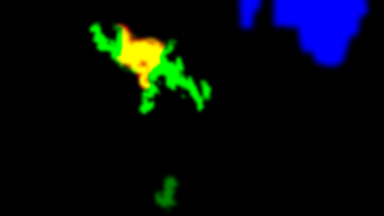
#> input picture src/plugin/assets/card-motion/control.webp, 384 x 216 px, found by its file name; its folder holds 4 pictures in this run
$ python control.py
#> lines starting #> are read from the running program, lines starting #| are printed output that depends on the picture; after the words box and inside, x2 and y2 are one past the last pixel; in counts of white or black regions, pixels touching at a corner belong together
### tools/card-motion/mask_lib.py
"""Mask helpers for the card motion maps. A map is RGB: three soft masks in painting space, one per moving element."""
import os, sys
import numpy as np
from PIL import Image, ImageDraw, ImageFilter

ROOT = os.path.abspath(os.path.join(os.path.dirname(__file__), '..', '..'))
SIDE = 384  # The map's long side. The map keeps the painting's shape: the runtime reads the painting's shape from it.

def painting(card):
    """The painting as float RGB (0 to 1), resized to the map."""
#> called with card = 'control'
    src = Image.open(f'{ROOT}/public/ui/cards/{card}.webp').convert('RGB')
#> src is the input picture: PIL image 384x216 RGB; mean R, G, B 4.5, 11, 13.8
    w, h = src.size
#> w = 384; h = 216
    size = (round(SIDE * w / max(w, h)), round(SIDE * h / max(w, h)))
#> size = (384, 216)
    return np.asarray(src.resize(size, Image.LANCZOS), dtype=np.float32) / 255

def hsv(rgb):
    """Hue (0 to 1), saturation, value."""
    mx, mn = rgb.max(-1), rgb.min(-1)
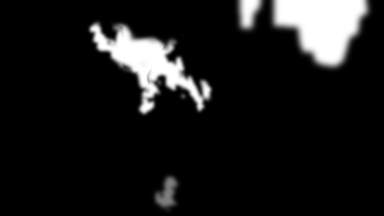
#> mx: shape (216, 384) float32; min 0, max 1, mean 0.0995
#> mn: shape (216, 384) float32; every value is 0
    d = np.maximum(mx - mn, 1e-5)
    r, g, b = rgb[..., 0], rgb[..., 1], rgb[..., 2]
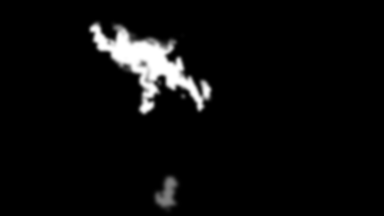
#> g: shape (216, 384) float32; min 0, max 1, mean 0.0432
    h = np.where(mx == r, (g - b) / d % 6, np.where(mx == g, (b - r) / d + 2, (r - g) / d + 4)) / 6
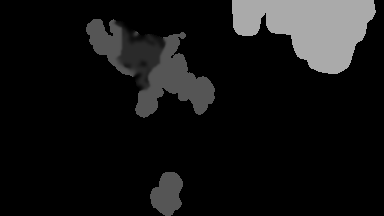
#> h: shape (216, 384) float32; min 0, max 0.667, mean 0.0782
#> `h, s, v = hsv(rgb)`:
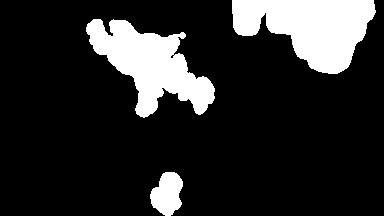
#> s: shape (216, 384) float32; values 0 (black) and 1 (white), 16.8% white; 3 white regions, box (x1, y1, x2, y2) and area: (232, 0, 376, 74) 6720, (86, 19, 215, 118) 6158, (150, 172, 183, 216) 1032
    return h, (mx - mn) / np.maximum(mx, 1e-5), mx

def polygon(rgb, points):
    """1 inside a polygon given in painting units (0 to 1)."""
    h, w = rgb.shape[:2]
#> h = 216; w = 384
    im = Image.new('L', (w, h), 0)
#> im: PIL image 384x216 L; every value is 0
    ImageDraw.Draw(im).polygon([(x * w, y * h) for x, y in points], fill=255)
#> im: PIL image 384x216 L; 5% white; 1 white region, box (x1, y1, x2, y2) and area: (76, 17, 120, 130) 4171
    return np.asarray(im, dtype=np.float32) / 255
#> in polygon (call 2), `ImageDraw.Draw(im).polygon([(x * w, y * h) for x, y in points], fill=2..`: im: PIL image 384x216 L; 8.6% white; 1 white region, box (x1, y1, x2, y2) and area: (147, 32, 231, 130) 7151
#> in polygon (call 3), `ImageDraw.Draw(im).polygon([(x * w, y * h) for x, y in points], fill=2..`: im: PIL image 384x216 L; 2.6% white; 1 white region, box (x1, y1, x2, y2) and area: (115, 23, 169, 89) 2172

def soften(mask, grow=0, blur=2):
    """Widen a mask by "grow" map pixels, then feather it, so the edge of moving paint fades into the still paint."""
#> called with grow = 2, blur = 1
    im = Image.fromarray(np.uint8(np.clip(mask, 0, 1) * 255))
#> im: PIL image 384x216 L; 13.7% white; 2 white regions, box (x1, y1, x2, y2) and area: (147, 32, 231, 130) 7151, (76, 17, 120, 130) 4171
    if grow: im = im.filter(ImageFilter.MaxFilter(grow * 2 + 1))
#> im: PIL image 384x216 L; 15.3% white; 2 white regions, box (x1, y1, x2, y2) and area: (145, 30, 233, 132) 7909, (74, 15, 122, 132) 4821
    if blur: im = im.filter(ImageFilter.GaussianBlur(blur))
    return np.asarray(im, dtype=np.float32) / 255
#> in polygon (call 4), `ImageDraw.Draw(im).polygon([(x * w, y * h) for x, y in points], fill=2..`: im: PIL image 384x216 L; 13.7% white; 1 white region, box (x1, y1, x2, y2) and area: (88, 23, 231, 121) 11333
#> in polygon (call 5), `ImageDraw.Draw(im).polygon([(x * w, y * h) for x, y in points], fill=2..`: im: PIL image 384x216 L; 1.1% white; 1 white region, box (x1, y1, x2, y2) and area: (153, 177, 181, 210) 924
#> in polygon (call 6), `ImageDraw.Draw(im).polygon([(x * w, y * h) for x, y in points], fill=2..`: im: PIL image 384x216 L; 4.9% white; 1 white region, box (x1, y1, x2, y2) and area: (274, 0, 368, 67) 4075
#> in polygon (call 7), `ImageDraw.Draw(im).polygon([(x * w, y * h) for x, y in points], fill=2..`:
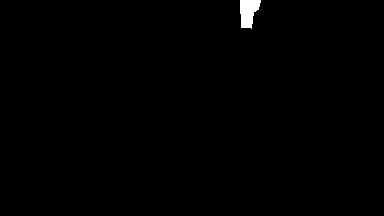
#> im: PIL image 384x216 L; 0.52% white; 1 white region, box (x1, y1, x2, y2) and area: (240, 0, 261, 29) 428
#> `sky = np.maximum.reduce([ polygon(rgb, [(.714,0),(.952,0),(.956,.06),(..`:
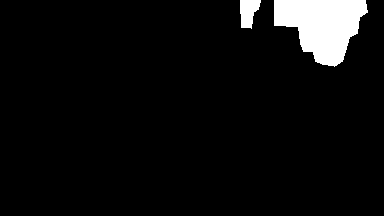
#> sky: shape (216, 384) float32; values 0 (black) and 1 (white), 5.4% white; 2 white regions, box (x1, y1, x2, y2) and area: (274, 0, 368, 67) 4075, (240, 0, 261, 29) 428

def save(card, r, g=None, b=None):
    """Write src/plugin/assets/card-motion/<card>.webp (lossless) and a view of the masks over the painting beside it in the run folder."""
#> called with card = 'control'
    blank = np.zeros_like(r)
    rgb = np.dstack([r, blank if g is None else g, blank if b is None else b])
    out = Image.fromarray(np.uint8(np.clip(rgb, 0, 1) * 255 + .5))
    path = f'{ROOT}/src/plugin/assets/card-motion/{card}.webp'
    out.save(path, lossless=True, quality=100, exact=True)
    run = os.path.expanduser(f'~/kd-runs/card-motion/{card}')
    os.makedirs(run, exist_ok=True)
    base = painting(card)
    over = base * (1 - .75 * rgb.max(-1, keepdims=True)) + rgb * .75
    Image.fromarray(np.uint8(over * 255)).resize((512, round(512 * base.shape[0] / base.shape[1]))).save(f'{run}/mask-view.png')
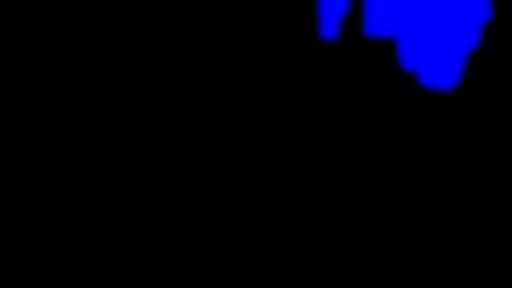
#> saved as mask-view.png: PIL image 512x288 RGB; mean R, G, B 0, 0, 14.8
    print(path, os.path.getsize(path), 'bytes; view', f'{run}/mask-view.png')

### tools/card-motion/masks/control.py
"""Control. R: the teal strand in the open air between rook and knight. G: all the teal light (strand, on the rook's crown, on the knight's neck, in the wet stone). B: the storm clouds."""
import sys, os; sys.path.insert(0, os.path.join(os.path.dirname(__file__), '..'))
from mask_lib import *

rgb = painting('control'); h, s, v = hsv(rgb)
R, G = rgb[..., 0], rgb[..., 1]

# Teal paint: how far green stands above red, in the teal hues. The dark wall behind has a small teal cast, so the key starts above it.
teal = np.clip((G - R - .05) / .12, 0, 1) * ((h > .36) & (h < .56))

# The pieces, traced, with the strand where it lies over them.
rook = polygon(rgb, [(.20,.08),(.262,.10),(.297,.125),(.31,.135),(.311,.20),(.308,.245),(.29,.265),(.296,.30),(.29,.40),(.29,.60),(.20,.60)])
knight = polygon(rgb, [(.60,.60),(.40,.60),(.385,.46),(.392,.42),(.40,.40),(.392,.36),(.405,.325),(.425,.30),(.423,.27),(.432,.24),(.445,.195),(.47,.165),(.60,.15)])

# The strand in the open air, with its faint wisps above and below.
air = polygon(rgb, [(.30,.11),(.335,.11),(.35,.175),(.40,.17),(.43,.20),(.44,.24),(.43,.31),(.41,.34),(.40,.41),(.365,.41),(.355,.33),(.32,.30),(.30,.26)])
pieces = soften(np.maximum(rook, knight), 2, 1)
strand = soften(air * teal, 3, 2) * soften(air, 0, 2) * (1 - pieces)

# All the teal light: over the pieces it only brightens; in the wet stone it answers at half strength.
light = polygon(rgb, [(.23,.11),(.60,.11),(.60,.56),(.36,.56),(.36,.40),(.30,.30),(.23,.26)])
pool = polygon(rgb, [(.40,.82),(.47,.82),(.47,.97),(.40,.97)])
glow = np.maximum(soften(light * teal, 1, 1.5), soften(pool * teal, 1, 2) * .5)

# The clouds, in the open sky only. Towers, spires, banners and the tree stay out, and the edge fades before each.
sky = np.maximum.reduce([
    polygon(rgb, [(.714,0),(.952,0),(.956,.06),(.936,.08),(.932,.155),(.91,.175),(.90,.24),(.893,.285),(.872,.31),(.84,.30),(.822,.285),(.816,.245),(.79,.238),(.782,.20),(.778,.125),(.714,.118)]),
    polygon(rgb, [(.625,0),(.678,0),(.672,.045),(.66,.06),(.655,.13),(.628,.125)]),
])
clouds = soften(sky, 0, 3)

save('control', strand, glow, clouds)
